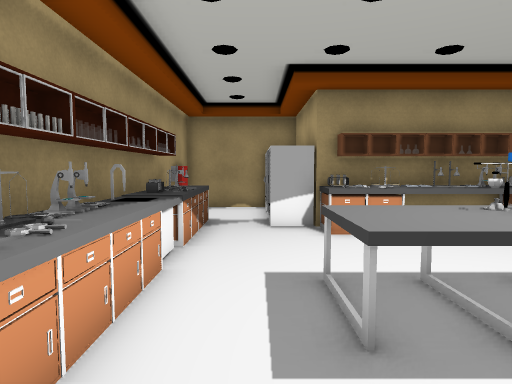
[1] (above)

12 first-person views from a walk through a Unity game level. The camera is 1.5 m above the floor, tilts 4° down and sees 75° across. Doors are open. The floor is counted in squares, 1 m on a side. Each view is taken from the middle of a square. On the plan, view 1 faces up. The plan holds only what a view shows up to about 15 squares ahead; the rest is blank. The place goes on beyond the plan. The player is left out. Some surface patterns are stand-ins.

[2]
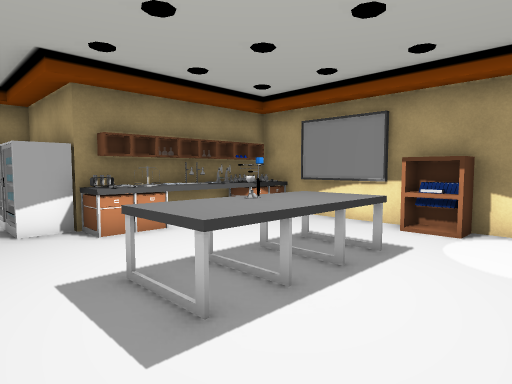

[3]
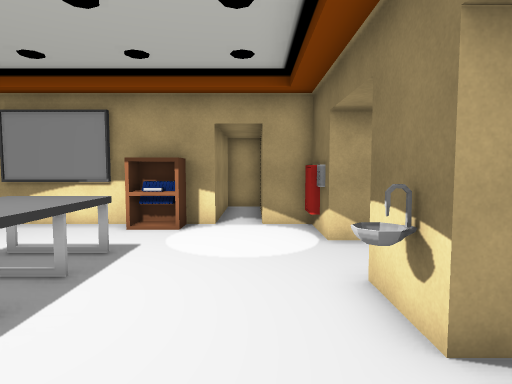

[4]
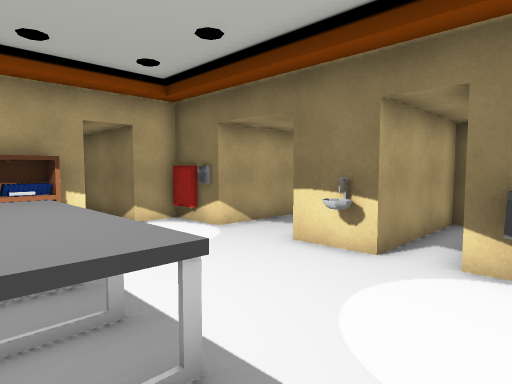

[5]
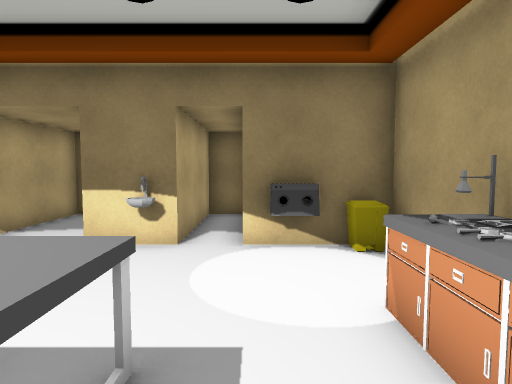

[6]
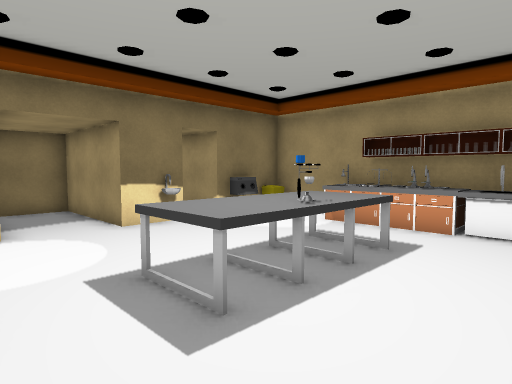

[7]
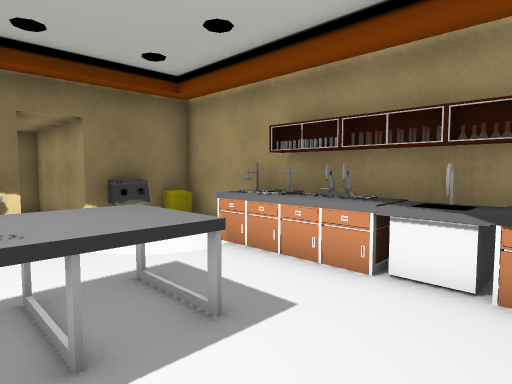

[8]
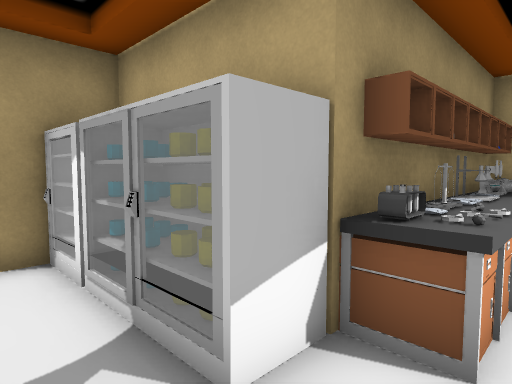

[9]
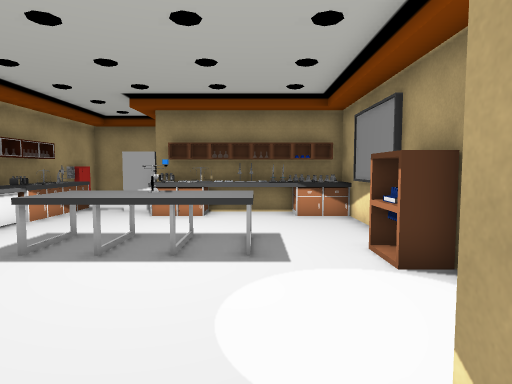

[10]
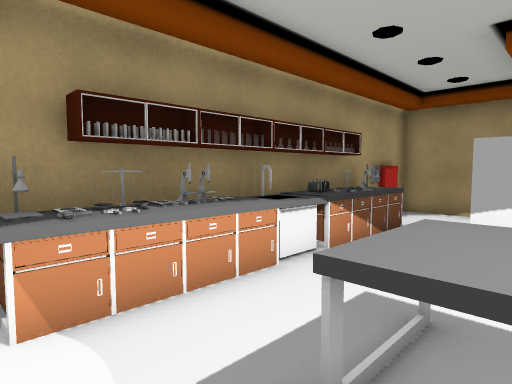

[11]
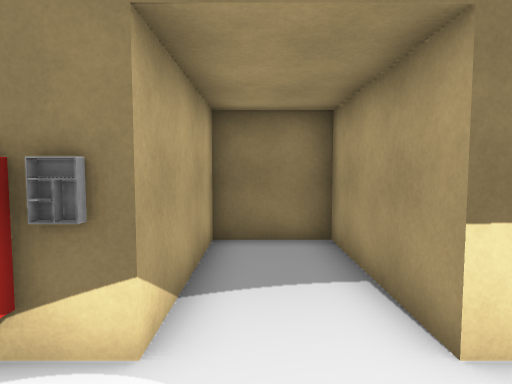

[12]
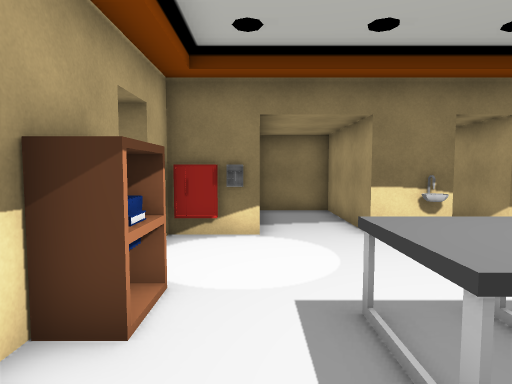

### Floor plan
Points are (right, up) in squares from view 1. A wall is a line through its corners. A room is listed if a view was taken in it or the views show most of it. See-through windows are left out.
Room 1 (views 1, 2, 3, 4, 5, 6, 7, 8, 10, 11, 12)
walls: (-2.7, 4.6) (-2.7, -1.5) (0.3, -1.5); (1.5, -1.5) (3.4, -1.5); (8, 3.5) (8, 8.5); (8, 1.1) (8, 2); (5.9, -1.5) (8, -1.5) (8, -0.2); (-2.7, 10.5) (-2.7, 6.4); (0.4, 13) (-2.7, 13)
ways out: open door at (5, -2) to room 2; open door at (1, -2) to room 3; open door at (8, 0.5)
objects: table (-3, 5) to (-2, 6); other object (-3, 11); other object (-3, 12); other object (-2, -1); table (-2, 2) to (-2, 5); table (-2, 7) to (-2, 10); other object (-1, -1) to (0, -1); other object (0, 9) to (0, 11); cupboard (0, 12) to (1, 12); table (1, 3) to (5, 4); other object (1, 10); other object (2, -1); other object (2, 8) to (8, 9); other object (7, -1); other object (7, 2) to (8, 3)
Room 2 (view 9)
walls: (3.4, -1.5) (3.4, -6) (5.9, -6) (5.9, -1.5)
ways out: open door at (5, -2) to room 1
Room 3 (no view inside)
walls: (0.3, -1.5) (0.3, -6) (1.5, -6) (1.5, -1.5)
ways out: open door at (1, -2) to room 1

Where each view was taken, in squares from view 1:
view 1: 0 up, 0 right, facing up
view 2: 0 up, 1 left, facing up-right
view 3: 0 up, 1 left, facing right
view 4: 4 up, 1 left, facing down-right
view 5: 5 up, 0 right, facing down
view 6: 7 up, 7 right, facing down-left
view 7: 7 up, 3 right, facing down-left
view 8: 7 up, 1 left, facing up-right
view 9: 3 down, 5 right, facing up
view 10: 1 up, 2 right, facing up-left
view 11: 1 up, 5 right, facing down
view 12: 6 up, 6 right, facing down
